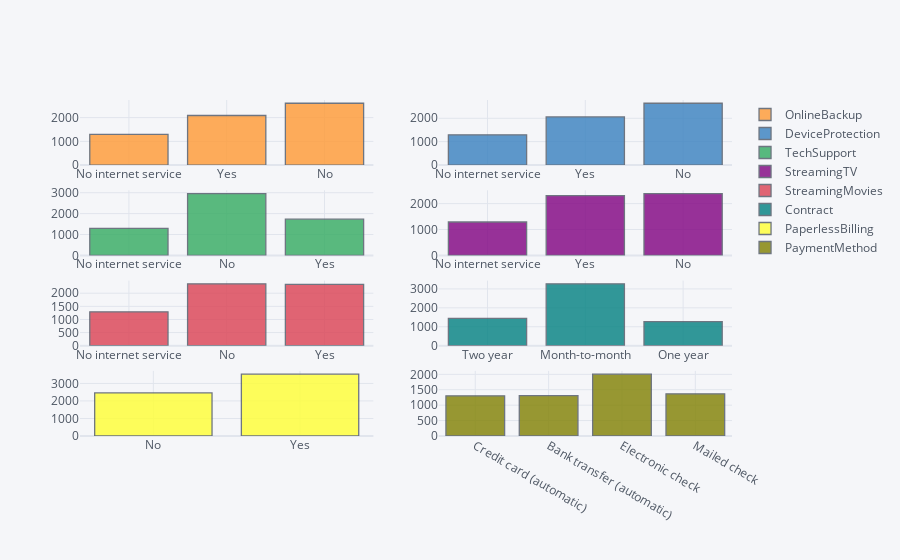

Notebook code for this chart:
### Code cell
cat_cols_last = cat_cols.iloc[:, 6:]
cat_cols_last.iplot(kind='histogram', subplots=True,bins=50)

### Figure 1 — Plotly figure (JSON) as saved in the notebook; plotly's stock layout.template omitted (floating-point values rounded to 4 significant figures; data arrays with more than 128 entries replaced by an {"elided": "..."} marker saying what was removed)
{"data": [{"histfunc": "count", "histnorm": "", "marker": {"color": "rgba(255, 153, 51, 1.0)", "line": {"color": "#4D5663", "width": 1.3}}, "name": "OnlineBackup", "nbinsx": 50, "opacity": 0.8, "orientation": "v", "type": "histogram", "x": {"elided": "5986 str values"}, "xaxis": "x", "yaxis": "y"}, {"histfunc": "count", "histnorm": "", "marker": {"color": "rgba(55, 128, 191, 1.0)", "line": {"color": "#4D5663", "width": 1.3}}, "name": "DeviceProtection", "nbinsx": 50, "opacity": 0.8, "orientation": "v", "type": "histogram", "x": {"elided": "5986 str values"}, "xaxis": "x2", "yaxis": "y2"}, {"histfunc": "count", "histnorm": "", "marker": {"color": "rgba(50, 171, 96, 1.0)", "line": {"color": "#4D5663", "width": 1.3}}, "name": "TechSupport", "nbinsx": 50, "opacity": 0.8, "orientation": "v", "type": "histogram", "x": {"elided": "5986 str values"}, "xaxis": "x3", "yaxis": "y3"}, {"histfunc": "count", "histnorm": "", "marker": {"color": "rgba(128, 0, 128, 1.0)", "line": {"color": "#4D5663", "width": 1.3}}, "name": "StreamingTV", "nbinsx": 50, "opacity": 0.8, "orientation": "v", "type": "histogram", "x": {"elided": "5986 str values"}, "xaxis": "x4", "yaxis": "y4"}, {"histfunc": "count", "histnorm": "", "marker": {"color": "rgba(219, 64, 82, 1.0)", "line": {"color": "#4D5663", "width": 1.3}}, "name": "StreamingMovies", "nbinsx": 50, "opacity": 0.8, "orientation": "v", "type": "histogram", "x": {"elided": "5986 str values"}, "xaxis": "x5", "yaxis": "y5"}, {"histfunc": "count", "histnorm": "", "marker": {"color": "rgba(0, 128, 128, 1.0)", "line": {"color": "#4D5663", "width": 1.3}}, "name": "Contract", "nbinsx": 50, "opacity": 0.8, "orientation": "v", "type": "histogram", "x": {"elided": "5986 str values"}, "xaxis": "x6", "yaxis": "y6"}, {"histfunc": "count", "histnorm": "", "marker": {"color": "rgba(255, 255, 51, 1.0)", "line": {"color": "#4D5663", "width": 1.3}}, "name": "PaperlessBilling", "nbinsx": 50, "opacity": 0.8, "orientation": "v", "type": "histogram", "x": {"elided": "5986 str values"}, "xaxis": "x7", "yaxis": "y7"}, {"histfunc": "count", "histnorm": "", "marker": {"color": "rgba(128, 128, 0, 1.0)", "line": {"color": "#4D5663", "width": 1.3}}, "name": "PaymentMethod", "nbinsx": 50, "opacity": 0.8, "orientation": "v", "type": "histogram", "x": {"elided": "5986 str values"}, "xaxis": "x8", "yaxis": "y8"}], "layout": {"barmode": "overlay", "legend": {"bgcolor": "#F5F6F9", "font": {"color": "#4D5663"}}, "paper_bgcolor": "#F5F6F9", "plot_bgcolor": "#F5F6F9", "title": {"font": {"color": "#4D5663"}}, "xaxis": {"anchor": "y", "domain": [0, 0.45], "gridcolor": "#E1E5ED", "showgrid": true, "tickfont": {"color": "#4D5663"}, "title": {"font": {"color": "#4D5663"}, "text": ""}, "zerolinecolor": "#E1E5ED"}, "xaxis2": {"anchor": "y2", "domain": [0.55, 1], "gridcolor": "#E1E5ED", "showgrid": true, "tickfont": {"color": "#4D5663"}, "title": {"font": {"color": "#4D5663"}, "text": ""}, "zerolinecolor": "#E1E5ED"}, "xaxis3": {"anchor": "y3", "domain": [0, 0.45], "gridcolor": "#E1E5ED", "showgrid": true, "tickfont": {"color": "#4D5663"}, "title": {"font": {"color": "#4D5663"}, "text": ""}, "zerolinecolor": "#E1E5ED"}, "xaxis4": {"anchor": "y4", "domain": [0.55, 1], "gridcolor": "#E1E5ED", "showgrid": true, "tickfont": {"color": "#4D5663"}, "title": {"font": {"color": "#4D5663"}, "text": ""}, "zerolinecolor": "#E1E5ED"}, "xaxis5": {"anchor": "y5", "domain": [0, 0.45], "gridcolor": "#E1E5ED", "showgrid": true, "tickfont": {"color": "#4D5663"}, "title": {"font": {"color": "#4D5663"}, "text": ""}, "zerolinecolor": "#E1E5ED"}, "xaxis6": {"anchor": "y6", "domain": [0.55, 1], "gridcolor": "#E1E5ED", "showgrid": true, "tickfont": {"color": "#4D5663"}, "title": {"font": {"color": "#4D5663"}, "text": ""}, "zerolinecolor": "#E1E5ED"}, "xaxis7": {"anchor": "y7", "domain": [0, 0.45], "gridcolor": "#E1E5ED", "showgrid": true, "tickfont": {"color": "#4D5663"}, "title": {"font": {"color": "#4D5663"}, "text": ""}, "zerolinecolor": "#E1E5ED"}, "xaxis8": {"anchor": "y8", "domain": [0.55, 1], "gridcolor": "#E1E5ED", "showgrid": true, "tickfont": {"color": "#4D5663"}, "title": {"font": {"color": "#4D5663"}, "text": ""}, "zerolinecolor": "#E1E5ED"}, "yaxis": {"anchor": "x", "domain": [0.8063, 1], "gridcolor": "#E1E5ED", "showgrid": true, "tickfont": {"color": "#4D5663"}, "title": {"font": {"color": "#4D5663"}, "text": ""}, "zerolinecolor": "#E1E5ED"}, "yaxis2": {"anchor": "x2", "domain": [0.8063, 1], "gridcolor": "#E1E5ED", "showgrid": true, "tickfont": {"color": "#4D5663"}, "title": {"font": {"color": "#4D5663"}, "text": ""}, "zerolinecolor": "#E1E5ED"}, "yaxis3": {"anchor": "x3", "domain": [0.5375, 0.7312], "gridcolor": "#E1E5ED", "showgrid": true, "tickfont": {"color": "#4D5663"}, "title": {"font": {"color": "#4D5663"}, "text": ""}, "zerolinecolor": "#E1E5ED"}, "yaxis4": {"anchor": "x4", "domain": [0.5375, 0.7312], "gridcolor": "#E1E5ED", "showgrid": true, "tickfont": {"color": "#4D5663"}, "title": {"font": {"color": "#4D5663"}, "text": ""}, "zerolinecolor": "#E1E5ED"}, "yaxis5": {"anchor": "x5", "domain": [0.2687, 0.4625], "gridcolor": "#E1E5ED", "showgrid": true, "tickfont": {"color": "#4D5663"}, "title": {"font": {"color": "#4D5663"}, "text": ""}, "zerolinecolor": "#E1E5ED"}, "yaxis6": {"anchor": "x6", "domain": [0.2687, 0.4625], "gridcolor": "#E1E5ED", "showgrid": true, "tickfont": {"color": "#4D5663"}, "title": {"font": {"color": "#4D5663"}, "text": ""}, "zerolinecolor": "#E1E5ED"}, "yaxis7": {"anchor": "x7", "domain": [0, 0.1938], "gridcolor": "#E1E5ED", "showgrid": true, "tickfont": {"color": "#4D5663"}, "title": {"font": {"color": "#4D5663"}, "text": ""}, "zerolinecolor": "#E1E5ED"}, "yaxis8": {"anchor": "x8", "domain": [0, 0.1938], "gridcolor": "#E1E5ED", "showgrid": true, "tickfont": {"color": "#4D5663"}, "title": {"font": {"color": "#4D5663"}, "text": ""}, "zerolinecolor": "#E1E5ED"}}}
